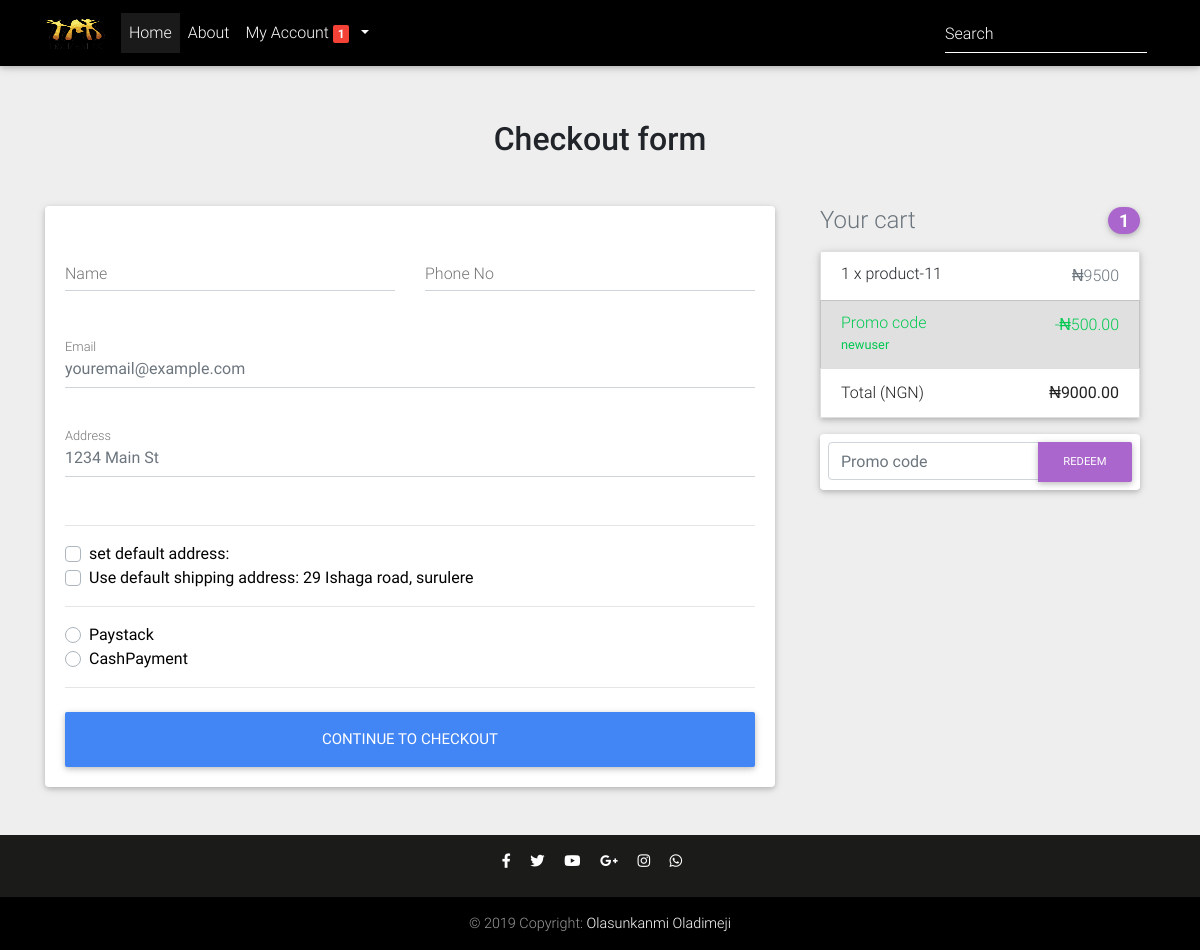
Page /checkout (signed in) on the committed database.
### core/models.py (models this page shows, shortened)
class Order(models.Model):
    user = models.ForeignKey(settings.AUTH_USER_MODEL,
                                on_delete=models.CASCADE)
    ref_code = models.CharField(max_length=20, unique=True)
    items = models.ManyToManyField(OrderItem)
    ordered = models.BooleanField(default=False)
    start_date = models.DateTimeField(auto_now_add=True)
    ordered_date = models.DateField()
    delivery_date = models.DateField()
    being_delivered = models.CharField(choices=status_choice,default='In process',max_length=150)
    received = models.BooleanField(default=False)
    refund_requested = models.BooleanField(default=False)
    refund_granted = models.BooleanField(default=False)
    shipping_address = models.ForeignKey(
        'Address', related_name='shipping_address', on_delete=models.SET_NULL, blank=True, null=True)
    payment = models.ForeignKey('Payment', on_delete=models.SET_NULL, blank=True, null=True)
    coupon = models.ForeignKey(
        'Coupon', on_delete=models.SET_NULL, blank=True, null=True)
    def get_total(self):
        total = 0
        for order_item in self.items.all():
            total += order_item.get_final_price()
        if self.coupon:
            total -= self.coupon.amount
        return total
    class Meta:
        verbose_name = ("Order")
        verbose_name_plural = ("Orders")

class Address(models.Model):
    user = models.ForeignKey(settings.AUTH_USER_MODEL,
                             on_delete=models.CASCADE)
    name = models.CharField(max_length=100)
    email = models.EmailField(max_length=254)
    address = models.CharField(max_length=100)
    address_type = models.CharField(max_length=1, choices=ADDRESS_CHOICES)
    default = models.BooleanField(default=False)
    phone_no =PhoneNumberField(default="E566")
    class Meta:
        verbose_name_plural = 'Addresses'
    class Meta:
        verbose_name_plural=' Adddress'

class OrderItem(models.Model):
    user = models.ForeignKey(settings.AUTH_USER_MODEL,
                                on_delete=models.CASCADE)
    ordered = models.BooleanField(default=False)
    item = models.ForeignKey(Product,on_delete=models.CASCADE)
    quantity = models.IntegerField(default=1)
    def get_total_discount_item_price(self):
        return self.quantity * self.item.discount_price
    def get_final_price(self):
        if self.item.discount_price:
            return self.get_total_discount_item_price()
        return self.get_total_item_price()
    class Meta:
        verbose_name = ("OrderItem")
        verbose_name_plural = ("OrderItems")

class Product(models.Model):
    title=models.CharField(max_length=200)
    slug=models.CharField(max_length=400)
    detail=models.TextField()
    specs=models.TextField()
    category=models.ForeignKey(Category,on_delete=models.CASCADE)
    status=models.BooleanField(default=True)
    color=models.ForeignKey(Color,on_delete=models.CASCADE)
    size=models.ForeignKey(Size,on_delete=models.CASCADE)
    price=models.PositiveIntegerField(default=0)
    image=models.ImageField(upload_to="product_imgs/")
    label = models.CharField(choices=LABEL_CHOICES,max_length=2,null=True,blank=True)
    label_text = models.CharField(choices=text_label,max_length=10,null=True,blank=True)
    discount_price = models.PositiveIntegerField(null=True,blank=True)
    class Meta:
        verbose_name_plural='6. Products'

class Coupon(models.Model):
    code = models.CharField(max_length=15)
    amount = models.DecimalField(max_digits=9, decimal_places=2,blank=True,null=True)
    class Meta:
        verbose_name_plural='Coupon'

### core/views.py (the view, shortened to what this page needs)
# urls.py: path('checkout',views.CheckoutView.as_view(),name='checkout'),
class CheckoutView(LoginRequiredMixin,View):
    def get(self, *args, **kwargs):
        try:
            order = Order.objects.get(user=self.request.user, ordered=False)
            form = CheckoutForm()
            context = {
                'order': order,
                'form':form,
                'couponform': CouponForm(),
                'DISPLAY_COUPON_FORM': True,
            }
            shipping_address_qs = Address.objects.filter(
                user=self.request.user,
                address_type='S',
                default=True
            )
            if shipping_address_qs.exists():
                context.update(
                    {'default_shipping_address': shipping_address_qs[0]})
            return render(self.request, 'core/checkout-page.html',context)
        except ObjectDoesNotExist:
            messages.info(self.request, "you do not have an active order")
            return redirect("core:checkout")

### core/forms.py
class CheckoutForm(forms.Form):
    name= forms.CharField(required=False)
    email=forms.EmailField(required=False)
    address = forms.CharField(required=False)
    phone_no=PhoneNumberField(required=False)
    set_default_shipping = forms.BooleanField(required=False)
    use_default_shipping = forms.BooleanField(required=False)
    payment_option = forms.ChoiceField(
        widget=forms.RadioSelect, choices=PAYMENT_CHOICES)

class CouponForm(forms.Form):
    code = forms.CharField(widget=forms.TextInput(attrs={
        'class': 'form-control',
        'placeholder': 'Promo code',
        'aria-label': 'Recipient\'s username',
        'aria-describedby': 'basic-addon2'
    }))

### core/templatetags/cart_template_tags.py (called while the page is built)
@register.filter
def cart_item_count(user):
    if user.is_authenticated:
        qs = Order.objects.filter(user=user, ordered=False)
        if qs.exists():
            return qs[0].items.count()
    return 0

### core/Template/core/checkout-page.html (shortened to what this page needs)
{% extends 'base.html' %}
{% load static %}
{% load cart_template_tags %}
{% block 'content' %}
  <main class="mt-5 pt-4">
    <div class="container wow fadeIn">
      <h2 class="my-5 h2 text-center">Checkout form</h2>
      <div class="row">
        <div class="col-md-8 mb-4">
          <div class="card">
              <form class="card-body" method="post">
                <div class="row">
                  <div class="col-md-6 mb-2">
                    <div class="md-form ">
                      <input type="text" id="firstName id_name" name="name"  class="form-control">
                      <label for="firstName" class="">Name</label>
                    </div>
                  </div>
                  <div class="col-md-6 mb-2">
                    <div class="md-form">
                      <input name="phone_no"  id="id_phone_no" type="tel" class="form-control">
                      <label for="lastName" class="">Phone No</label>
                    </div>
                  </div>
                </div>
                <div class="md-form mb-5">
                  <input type="email" name="email" id="id_email" class="form-control" placeholder="youremail@example.com">
                  <label for="email" class="">Email </label>
                </div>
                <div class="md-form mb-5">
                  <input type="text" name="address" id="id_address" class="form-control" placeholder="1234 Main St">
                  <label for="address" class="">Address</label>
                </div>
                <hr>
                <div class="custom-control custom-checkbox">
                  <label class="custom-control-label" for="id_set_default_shipping" style="color:black">set default address: </label>
                </div>
                <div class="custom-control custom-checkbox">
                    {% if default_shipping_address %}
                  <label style="color:black" class="custom-control-label" for="use_default_shipping">Use default shipping address: {{ default_shipping_address.address|truncatewords:10 }}</label>
                  {% endif %}
                </div>
                <hr>
                <div class="d-block my-3">
                  {% for value, name in form.fields.payment_option.choices %}
                          <div class="custom-control custom-radio">
                            <label style="color:black" class="custom-control-label" for="{{ name }}">{{ name }}</label>
                          </div>
                  {% endfor %}
                </div>
                <hr class="mb-4">
                <button class="btn btn-primary btn-lg btn-block" type="submit">Continue to checkout</button>
              </form>
          </div>
        </div>
        <div class="col-md-4 mb-4">
          <div class="col-md-12 mb-4">
            <h4 class="d-flex justify-content-between align-items-center mb-3">
            <span class="text-muted">Your cart</span>
            <span class="badge badge-secondary badge-pill">{{ order.items.count }}</span>
            </h4>
            <ul class="list-group mb-3 z-depth-1">
            {% for order_item in order.items.all %}
            <li class="list-group-item d-flex justify-content-between lh-condensed">
                <div>
                <h6 class="my-0">{{ order_item.quantity }} x {{ order_item.item.title}}</h6>
                </div>
                <span class="text-muted">&#8358;{{ order_item.get_final_price }}</span>
            </li>
            {% endfor %}
            {% if order.coupon %}
            <li class="list-group-item d-flex justify-content-between bg-light">
                <div class="text-success">
                <h6 class="my-0">Promo code</h6>
                <small>{{ order.coupon.code }}</small>
                </div>
                <span class="text-success">-&#8358;{{ order.coupon.amount }}</span>
            </li>
            {% endif %}
            <li class="list-group-item d-flex text-dark justify-content-between">
                <span>Total (NGN)</span>
                <strong   class="">&#8358;{{ order.get_total }}</strong>
            </li>
            </ul>
            {% if DISPLAY_COUPON_FORM %}
            <form class="card p-2" action="{% url 'core:addcoupon'%}" method="POST">
                <div class="input-group">
                    {{ couponform.code }}
                    <div class="input-group-append">
                    <button class="btn btn-secondary btn-md waves-effect m-0" type="submit">Redeem</button>
                    </div>
                </div>
            </form>
            {% endif %}
        </div>
        </div>
      </div>
    </div>
  </main>
{% endblock 'content' %}

### core/Template/base.html (shortened to what this page needs)
<!DOCTYPE html>
{% load static %}
{% load i18n %}
{% load cart_template_tags %}
<html lang="en">
<head>
  <link rel="stylesheet" href="https://use.fontawesome.com/releases/v5.11.2/css/all.css">
  <link href="{% static 'css/bootstrap.min.css' %}" rel="stylesheet">
  <link href="{% static 'css/mdb.min.css' %}" rel="stylesheet">
  <link href="{% static 'css/style.min.css' %}" rel="stylesheet">
  <link href="{% static 'css/style.css' %}" rel="stylesheet">
  <link href="{% static 'css/template.scss' %}" rel="stylesheet">
</head>
<body class="grey lighten-3">
  <nav class="navbar fixed-top navbar-expand-lg navbar-dark black scrolling-navbar">
    <div class="container">
      <a class="navbar-brand waves-effect" href="/" >
       <img src="{% static 'img/Logo.png' %}" height="30" width="60" alt="Makafrica">
      </a>
      <div class="collapse navbar-collapse" id="navbarSupportedContent">
        <ul class="navbar-nav mr-auto">
          <li class="nav-item active">
            <a class="nav-link waves-effect" href="/">Home
            </a>
          </li>
          <li class="nav-item">
            <a class="nav-link waves-effect" href="{% url 'core:aboutus' %}">About</a>
          </li>
          <li class="nav-item dropdown">
            <a class="nav-link  dropdown-toggle" href="#" id="navbarDropdown" role="button" data-toggle="dropdown" aria-haspopup="true" aria-expanded="false">
              My Account <span class="badge red z-depth-1 mr-1"> {{request.user|cart_item_count}} </span>
            </a>
          </li>
        </ul>
        <form class="form-inline" method="get" action="{% url 'core:search' %}">
          <div class="md-form my-0">
            <input class="form-control mr-sm-2" name="q" type="text" placeholder="Search" aria-label="Search">
          </div>
        </form>
      </div>
    </div>
  </nav>
{% block 'content' %}
{% endblock 'content' %}
  <footer class="page-footer footer text-center font-small mt-4 wow fadeIn  black">
    <div class="pb-4  pt-3" style="background-color: rgb(27, 27, 26);">
      <a href="" target="_blank">
        <i class="fab fa-facebook-f mr-3"></i>
      </a>
      <a href="" target="_blank">
        <i class="fab fa-twitter mr-3"></i>
      </a>
      <a href="" target="_blank">
        <i class="fab fa-youtube mr-3"></i>
      </a>
      <a href="" target="_blank">
        <i class="fab fa-google-plus-g mr-3"></i>
      </a>
      <a href="" target="_blank">
        <i class="fab fa-instagram mr-3"></i>
      </a>
      <a href="" target="_blank">
        <i class="fab fa-whatsapp mr-3"></i>
      </a>
    </div>
    <div class="footer-copyright py-3">
      © 2019 Copyright:
      <a href="" >Olasunkanmi Oladimeji </a>
    </div>
  </footer>
</body>
</html>

### Static/css/style.css (style rules this page uses)
html, body, .view { height: 100%; }
.page-footer { background-color: #929FBA; }

### core/Template/base.html (style rules this page uses)
html, body, header, .carousel { height: 50vh; }

### rows in the picture
Address: address "29 Ishaga road, surulere"
Order: items.count "1", coupon.code "newuser", coupon.amount "500.00", get_total "9000.00"
OrderItem: quantity "1", item "product-11", get_final_price "9500"

### other values in the picture
{{ request.user|cart_item_count }} "1"
{{ name }} "Paystack" "CashPayment"
